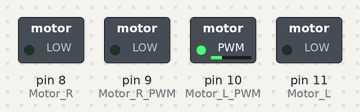
Bench run of a sketch on a simulated Arduino Uno, built with avr-gcc and run on an emulated ATmega328P. On the bench: switched loads named in the sketch (green lamp = pin HIGH).

Above: at 0.05 s.
At 1.05 s:
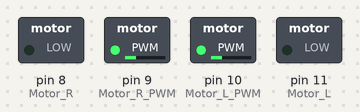
At 1.15 s:
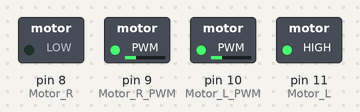
At 2.15 s:
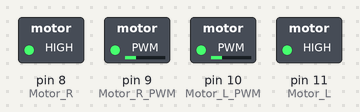
Timing chart, 0 to 3.0 s (numbered marks = the images above):
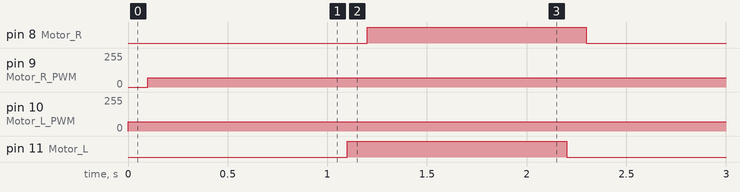

The sketch:

test_1.ino
```cpp
#include "config.h"

void setup() {
  pinMode(Motor_L, OUTPUT);
  pinMode(Motor_R, OUTPUT);
}

void loop() {
  PWM_Val = 70; //max 255
  digitalWrite(Motor_L, LOW);
  analogWrite(Motor_L_PWM, PWM_Val);
  delay(100);
  digitalWrite(Motor_R, LOW);
  analogWrite(Motor_R_PWM, PWM_Val);
  delay(1000);
  PWM_Val = 70; //max 255
  digitalWrite(Motor_L, HIGH);
  analogWrite(Motor_L_PWM, PWM_Val);
  delay(100);
  digitalWrite(Motor_R, HIGH);
  analogWrite(Motor_R_PWM, PWM_Val);
  delay(1000);
}
```

config.h
```cpp
int Motor_L     = 11; //--> D11->IN4 (To adjust the direction of the left motor rotation)
int Motor_L_PWM = 10; //--> D10->IN3 (To set the left motor PWM value)
int Motor_R_PWM = 9;  //--> D9->IN2 (To set the right motor PWM value)
int Motor_R     = 8;  //--> D8->IN1 (To adjust the direction of the right motor rotation)

byte PWM_Val; //--> Variable for the PWM value
```

Measured:
- by itself, pin 8 (Motor_R), pin 11 (Motor_L): alternates HIGH for 1.1 s and LOW for 1.1 s
- by itself, pin 9 (Motor_R_PWM): 0/255 → 70/255 at 0.10 s
- by itself, pin 10 (Motor_L_PWM): 0/255 → 70/255 at 0.00 s
